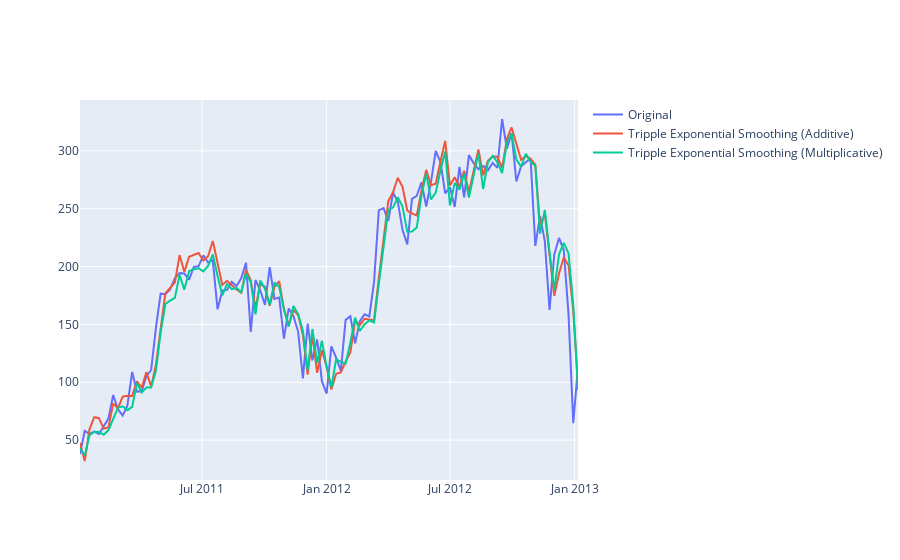

Write notebook code for a chart like this one.
### Code cell
iplot(Figure(data=[Scatter(x =df.index,
                           y = df['cnt'],
                           name = 'Original'),
                   Scatter(x = df.index,
                           y = df['tes_add'],
                           name = 'Tripple Exponential Smoothing (Additive)'),
                   Scatter(x = df.index,
                           y = df['tes_mul'],
                           name = 'Tripple Exponential Smoothing (Multiplicative)')]))
